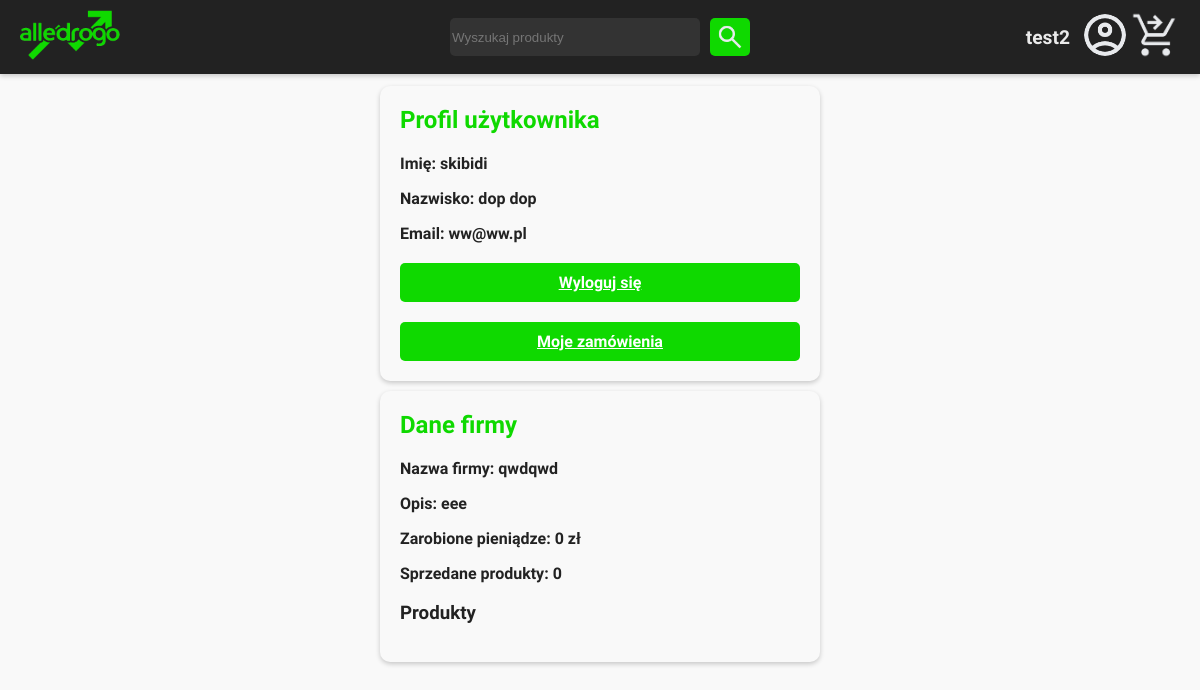
/profile/ (signed in), run on an earlier commit of the app's database.
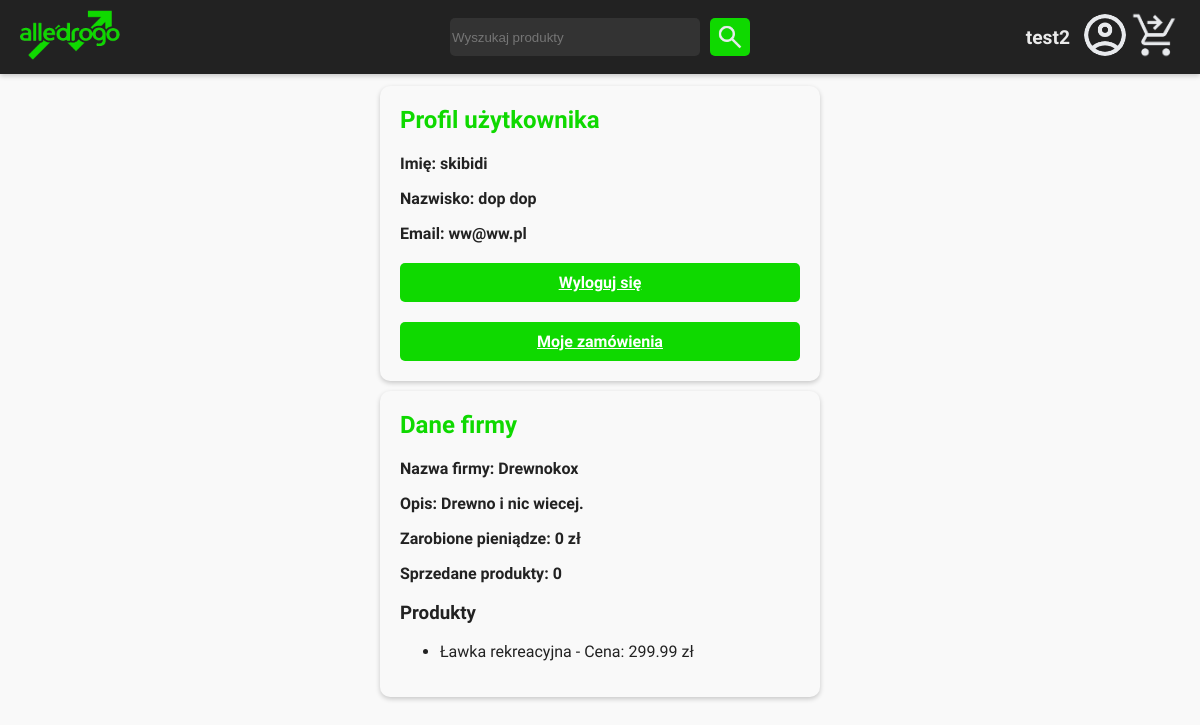
And on a later commit of the database.
### alledrogo/models.py (models this page shows, shortened)
class Firma(models.Model):
    id = models.AutoField(primary_key=True)
    nazwa = models.CharField(max_length=256)
    opis = models.TextField()
    ikona = models.ImageField(upload_to='media/ikony_firm', null=True, blank=True)
    user = models.OneToOneField(User, on_delete=models.CASCADE, related_name='firma', null=True, blank=True)

class Produkt(models.Model):
    id = models.AutoField(primary_key=True)
    nazwa = models.CharField(max_length=256)
    opis = models.TextField()
    cena = models.FloatField()
    srednia_ocen = models.FloatField(default=0)
    kategoria = models.ForeignKey(Kategoria, on_delete=models.CASCADE)
    firma = models.ForeignKey(Firma, on_delete=models.CASCADE, null=True, blank=True)
    zdjecie = models.ImageField(upload_to='media/zdjecia_produktow', null=True, blank=True)

### alledrogo/views.py (the view)
# urls.py: path('profile/', profile, name='profile'),
def profile(request):
    zarobione_pieniadze = 0
    ilosc_sprzedanych_produktow = 0
    produkty = []
    firma = None
    if request.user.is_authenticated and hasattr(request.user, 'firma'):
        firma = request.user.firma
        produkty = firma.produkt_set.all()
        sprzedane_produkcje = PozycjaZamowienia.objects.filter(produkt__firma=firma)
        zarobione_pieniadze = sprzedane_produkcje.aggregate(Sum('zamowienie__produkty_z_iloscia__cena'))[
                                  'zamowienie__produkty_z_iloscia__cena__sum'] or 0
        ilosc_sprzedanych_produktow = sprzedane_produkcje.aggregate(Sum('ilosc'))['ilosc__sum'] or 0
    return render(request, 'profile.html', {
        'zarobione_pieniadze': zarobione_pieniadze,
        'ilosc_sprzedanych_produktow': ilosc_sprzedanych_produktow,
        'produkty': produkty,
        'firma': firma,
    })

### alledrogo/templates/profile.html (shortened to what this page needs)
<!DOCTYPE html>
<html>
<head>
</head>
<body>
    {% extends "template.html" %}
    {% block content %}
    <div class="profile-info">
        <h2>Profil użytkownika</h2>
        <p>Imię: {{ user.first_name }}</p>
        <p>Nazwisko: {{ user.last_name }}</p>
        <p>Email: {{ user.email }}</p>
        <a href="{% url 'logout' %}" class="logout-button">Wyloguj się</a>
        <a href="{% url 'zamowienia' %}" class="logout-button">Moje zamówienia</a>
    </div>
    <div class="company-info">
    {% if firma %}
    <h2>Dane firmy</h2>
    <p><strong>Nazwa firmy:</strong> {{ firma.nazwa }}</p>
    <p><strong>Opis:</strong> {{ firma.opis }}</p>
    <p><strong>Zarobione pieniądze:</strong> {{ zarobione_pieniadze }} zł</p>
    <p><strong>Sprzedane produkty:</strong> {{ ilosc_sprzedanych_produktow }}</p>
    <h3>Produkty</h3>
    <ul>
        {% for produkt in produkty %}
            <li>{{ produkt.nazwa }} - Cena: {{ produkt.cena }} zł</li>
        {% endfor %}
    </ul>
    {% else %}
    <p>Nie jesteś przypisany do żadnej firmy.</p>
    {% endif %}
</div>
    {% endblock %}

What changed in the data, as far as the page shows it:
no longer on this page (row edited): Firma: nazwa "qwdqwd", opis "eee"
now on this page (row edited): Firma: nazwa "Drewnokox", opis "Drewno i nic wiecej."
now on this page (row unchanged): Produkt: nazwa "Ławka rekreacyjna", cena "299.99"
